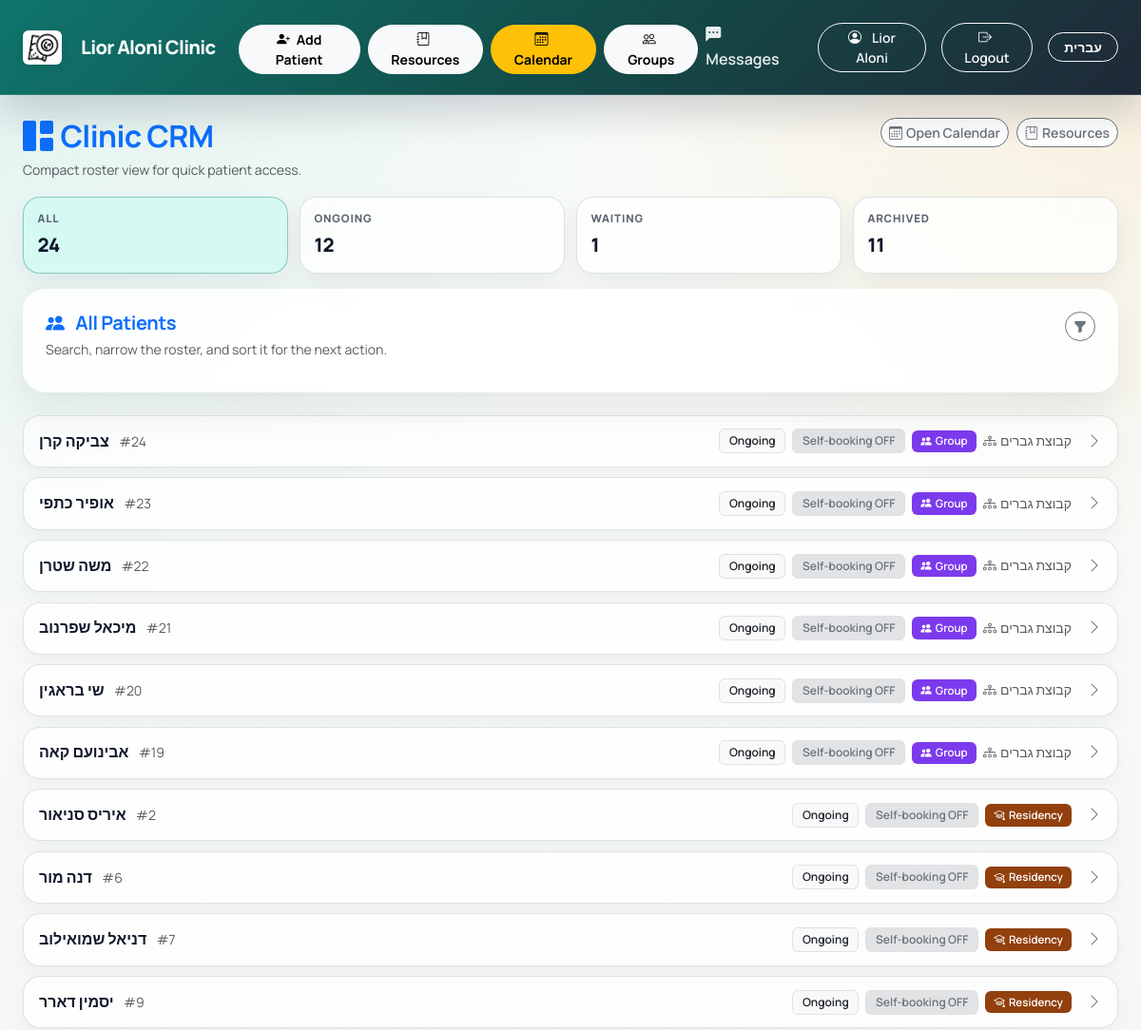
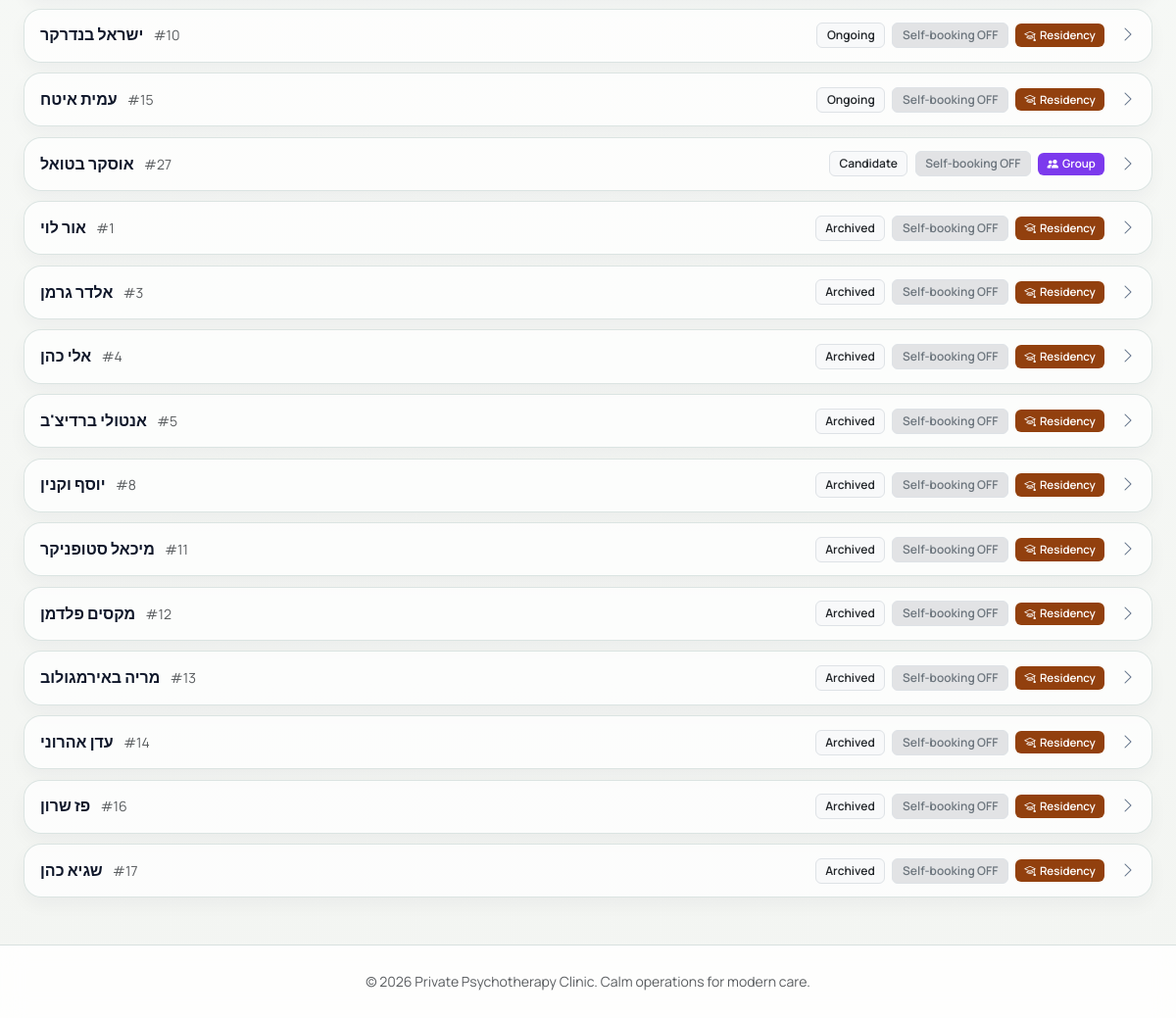
Page /crm (signed in) on the committed database (2 pictures, top to bottom).
### tables this page shows
CREATE TABLE users (
    id INTEGER PRIMARY KEY AUTOINCREMENT,
    username TEXT NOT NULL UNIQUE,
    display_name TEXT,
    password_hash TEXT NOT NULL,
    role TEXT NOT NULL CHECK(role IN ('admin', 'patient')),
    totp_secret TEXT,
    totp_enabled BOOLEAN DEFAULT 0,
    force_password_change BOOLEAN DEFAULT 0,
    email TEXT,
    phone TEXT,
    id_number TEXT,
    birth_date DATE,
    patient_id INTEGER,
    is_active BOOLEAN DEFAULT 1,
    created_at TIMESTAMP DEFAULT CURRENT_TIMESTAMP,
    FOREIGN KEY (patient_id) REFERENCES patients (id)
);

CREATE TABLE patients (
    id INTEGER PRIMARY KEY AUTOINCREMENT,
    name TEXT NOT NULL,
    email TEXT,
    phone TEXT,
    birth_date DATE,
    id_number TEXT,
    status TEXT NOT NULL, -- 'ongoing', 'archived', 'candidate'
    is_deleted BOOLEAN DEFAULT 0,
    deleted_at TIMESTAMP,
    can_self_schedule BOOLEAN DEFAULT 0,
    patient_type TEXT DEFAULT 'private',
    has_intake_tab BOOLEAN DEFAULT 0,
    intake_assessment TEXT,
    intake_questionnaire TEXT,
    created_at TIMESTAMP DEFAULT CURRENT_TIMESTAMP
, background TEXT, treatment_info TEXT);

### app.py (the view)
@app.route('/crm')
@login_required
def crm_dashboard():
    if current_user.role != 'admin':
        return redirect(url_for('patient_home'))
    db = get_db()
    saved_filters = session.get('crm_filters', {})
    status = request.args.get('status', saved_filters.get('status', 'all')).strip()
    patient_type = request.args.get('patient_type', saved_filters.get('patient_type', 'all')).strip()
    search_query = request.args.get('q', saved_filters.get('q', '')).strip()
    sort_by = request.args.get('sort', saved_filters.get('sort', 'status_priority')).strip()
    if status not in {'all', 'ongoing', 'candidate', 'waiting', 'waiting for scheduling', 'archived'}:
        status = 'all'
    if patient_type not in {'all', 'private', 'residency', 'initial-intake', 'diagnosee', 'group'}:
        patient_type = 'all'
    if sort_by not in {'status_priority', 'name_asc', 'name_desc', 'newest', 'oldest'}:
        sort_by = 'status_priority'
    session['crm_filters'] = {
        'status': status,
        'patient_type': patient_type,
        'q': search_query,
        'sort': sort_by
    }
    patients = fetch_patients_by_status(db, status, patient_type=patient_type, search_query=search_query, sort_by=sort_by, admin_user_id=current_user.id)
    counts_row = db.execute('''
        SELECT
            COUNT(*) AS all_count,
            SUM(CASE WHEN status = 'ongoing' THEN 1 ELSE 0 END) AS ongoing_count,
            SUM(CASE WHEN status IN ('candidate', 'waiting for scheduling', 'waiting') THEN 1 ELSE 0 END) AS candidate_waiting_count,
            SUM(CASE WHEN status = 'archived' THEN 1 ELSE 0 END) AS archived_count
        FROM patients
        WHERE COALESCE(is_deleted, 0) = 0
    ''').fetchone()
    counts = {
        'all': counts_row['all_count'] or 0,
        'ongoing': counts_row['ongoing_count'] or 0,
        'candidate_waiting': counts_row['candidate_waiting_count'] or 0,
        'archived': counts_row['archived_count'] or 0
    }
    reminders = send_appointment_reminders(db)
    return render_template('crm.html', patients=patients, status=status, counts=counts,
                           patient_type=patient_type, search_query=search_query, sort_by=sort_by,
                           reminders=reminders)

### templates/crm.html (shortened to what this page needs)
{% extends 'layout.html' %}
{% block content %}
<div class="d-flex justify-content-between align-items-start flex-wrap gap-3 mb-3">
    <div>
        <h2 class="mb-1 text-primary fw-bold"><i class="bi bi-grid-1x2-fill me-2"></i>{{ t('Clinic CRM') }}</h2>
        <p class="text-muted small mb-0">{{ t('Compact roster view for quick patient access.') }}</p>
    </div>
    <div class="d-flex flex-wrap gap-2">
        <a href="{{ url_for('weekly_calendar') }}" class="btn btn-outline-secondary bg-white btn-sm">
            <i class="bi bi-calendar3 me-1"></i>{{ t('Open Calendar') }}
        </a>
        <a href="{{ url_for('manage_resources') }}" class="btn btn-outline-secondary bg-white btn-sm">
            <i class="bi bi-journal-bookmark me-1"></i>{{ t('Resources') }}
        </a>
    </div>
</div>
<div class="crm-summary-strip mb-3">
    <a class="text-decoration-none" href="{{ url_for('crm_dashboard', status='all', patient_type=patient_type, q=search_query, sort=sort_by) }}">
        <div class="crm-summary-mini {% if status == 'all' %}active{% endif %}">
            <span class="crm-summary-label">{{ t('All') }}</span>
            <span class="crm-summary-value">{{ counts['all'] }}</span>
        </div>
    </a>
    <a class="text-decoration-none" href="{{ url_for('crm_dashboard', status='ongoing', patient_type=patient_type, q=search_query, sort=sort_by) }}">
        <div class="crm-summary-mini {% if status == 'ongoing' %}active{% endif %}">
            <span class="crm-summary-label">{{ t('Ongoing') }}</span>
            <span class="crm-summary-value">{{ counts['ongoing'] }}</span>
        </div>
    </a>
    <a class="text-decoration-none" href="{{ url_for('crm_dashboard', status='candidate', patient_type=patient_type, q=search_query, sort=sort_by) }}">
        <div class="crm-summary-mini {% if status in ['candidate', 'waiting', 'waiting for scheduling'] %}active{% endif %}">
            <span class="crm-summary-label">{{ t('Waiting') }}</span>
            <span class="crm-summary-value">{{ counts['candidate_waiting'] }}</span>
        </div>
    </a>
    <a class="text-decoration-none" href="{{ url_for('crm_dashboard', status='archived', patient_type=patient_type, q=search_query, sort=sort_by) }}">
        <div class="crm-summary-mini {% if status == 'archived' %}active{% endif %}">
            <span class="crm-summary-label">{{ t('Archived') }}</span>
            <span class="crm-summary-value">{{ counts['archived'] }}</span>
        </div>
    </a>
</div>
<div class="card border-0 shadow-sm mb-4">
    <div class="card-body p-3 p-lg-4">
        <div class="d-flex justify-content-between align-items-start flex-wrap gap-3 mb-2">
            <div>
                <h5 class="mb-1 fw-bold text-primary">
                    <i class="bi bi-people-fill me-2"></i>
                    {% if status == 'all' %}
                        {{ t('All Patients') }}
                    {% elif status in ['candidate', 'waiting for scheduling', 'waiting'] %}
                        {{ t('Candidates & Waiting') }}
                    {% else %}
                        {{ t(status|capitalize) }} {{ t('Patients') }}
                    {% endif %}
                </h5>
                <p class="text-muted small mb-0">{{ t('Search, narrow the roster, and sort it for the next action.') }}</p>
            </div>
            <button class="btn btn-sm btn-outline-secondary rounded-pill" type="button" data-bs-toggle="collapse" data-bs-target="#crmFiltersCollapse" aria-expanded="false" aria-controls="crmFiltersCollapse">
                <i class="bi bi-funnel-fill"></i>
            </button>
        </div>
    </div>
</div>
<div class="crm-patient-list" id="patientsContainer">
    {% for patient in patients %}
        <div class="crm-patient-row patient-card-clickable {% if patient['patient_type'] in ['initial-intake', 'diagnosee'] or patient['status'] == 'candidate' %}patient-status-candidate{% elif patient['status'] == 'ongoing' %}patient-status-ongoing{% elif patient['status'] in ['waiting for scheduling', 'waiting'] %}patient-status-waiting{% else %}patient-status-archived{% endif %}" data-href="{{ url_for('patient_detail', patient_id=patient['id'], tab='intake' if patient['patient_type'] in ['initial-intake', 'diagnosee'] or patient['has_intake_tab'] else 'info') }}">
            <div class="crm-patient-main">
                <div class="crm-patient-name-wrap">
                    <span class="crm-patient-name">{{ patient['name'] }}</span>
                    <span class="text-muted small">#{{ patient['id'] }}</span>
                </div>
                <div class="crm-patient-meta">
                    <span class="badge bg-light text-dark border">{{ t(patient['status']|capitalize) }}</span>
                    {% if patient['can_self_schedule'] %}
                    <span class="badge bg-success-subtle text-success border">Self-booking ON</span>
                    {% else %}
                    <span class="badge bg-secondary-subtle text-secondary border">Self-booking OFF</span>
                    {% endif %}
                    {% if patient['patient_type'] == 'residency' %}
                    <span class="badge" style="background:#92400e;font-size:0.72em;"><i class="bi bi-mortarboard me-1"></i>{{ t('Residency') }}</span>
                    {% elif patient['patient_type'] == 'group' %}
                    <span class="badge" style="background:#7c3aed;font-size:0.72em;"><i class="bi bi-people-fill me-1"></i>{{ t('Group') }}</span>
                    {% elif patient['patient_type'] == 'initial-intake' %}
                    <span class="badge" style="background:#1d4ed8;font-size:0.72em;"><i class="bi bi-clipboard2-pulse me-1"></i>{{ t('Intake') }}</span>
                    {% elif patient['patient_type'] == 'diagnosee' %}
                    <span class="badge" style="background:#0b7285;font-size:0.72em;"><i class="bi bi-clipboard2-check me-1"></i>{{ t('Diagnosee') }}</span>
                    {% else %}
                    <span class="badge" style="background:#0f766e;font-size:0.72em;"><i class="bi bi-person me-1"></i>{{ t('Private') }}</span>
                    {% endif %}
                    {% if patient['group_names'] %}
                    <span class="text-muted small"><i class="bi bi-diagram-3 me-1"></i>{{ patient['group_names'] }}</span>
                    {% endif %}
                </div>
            </div>
            <span class="crm-patient-arrow"><i class="bi bi-chevron-right"></i></span>
        </div>
    {% endfor %}
</div>
{% endblock %}

### templates/layout.html (shortened to what this page needs)
<!doctype html>
<html lang="{{ lang }}" data-density="{{ ui_density or 'balanced' }}" {% if lang == 'he' %}dir="rtl"{% endif %}>
<head>
    {% if lang == 'he' %}
    <link rel="stylesheet" href="https://cdn.jsdelivr.net/npm/bootstrap@5.3.3/dist/css/bootstrap.rtl.min.css">
    <link href="https://fonts.googleapis.com/css2?family=Heebo:wght@400;500;600;700;800&display=swap" rel="stylesheet">
    <style>
        body, button, input, select, textarea, .btn, .nav-link, .badge, .form-control, .form-select { font-family: 'Heebo', sans-serif !important; }
    </style>
    {% else %}
    <link href="https://cdn.jsdelivr.net/npm/bootstrap@5.3.3/dist/css/bootstrap.min.css" rel="stylesheet">
    {% endif %}
    <link rel="stylesheet" href="https://cdn.jsdelivr.net/npm/bootstrap-icons@1.11.3/font/bootstrap-icons.min.css">
    <link rel="stylesheet" href="{{ url_for('static', filename='style.css') }}">
</head>
<body>
    <nav class="navbar navbar-expand-lg navbar-dark bg-primary mb-4 sticky-top">
        <div class="container-fluid app-container px-3 px-xl-4">
            <a class="navbar-brand d-flex align-items-center" href="{% if current_user.is_authenticated and current_user.role == 'admin' %}{{ url_for('crm_dashboard') }}{% else %}{{ url_for('index') }}{% endif %}">
                <img src="{{ url_for('static', filename='logo.png') }}" alt="logo" style="height:36px;width:auto;object-fit:contain;" class="me-2 rounded">
                <span>{% if lang == 'he' %}ליאור אלוני{% else %}Lior Aloni Clinic{% endif %}</span>
            </a>
            <div class="collapse navbar-collapse" id="navbarNav">
                <ul class="navbar-nav me-auto">
                    {% if current_user.is_authenticated and current_user.role == 'admin' %}
                        <li class="nav-item ms-lg-2">
                            <a class="btn btn-light btn-sm mt-1 fw-bold" href="{{ url_for('add_patient') }}">
                                <i class="bi bi-person-plus-fill me-1"></i> {{ t('Add Patient') }}
                            </a>
                        </li>
                        <li class="nav-item ms-lg-2">
                            <a class="btn btn-light btn-sm mt-1 fw-bold" href="{{ url_for('manage_resources') }}">
                                <i class="bi bi-journal-bookmark me-1"></i> {{ t('Resources') }}
                            </a>
                        </li>
                        <li class="nav-item ms-lg-2">
                            <a class="btn btn-warning btn-sm mt-1 fw-bold" href="{{ url_for('weekly_calendar') }}">
                                <i class="bi bi-calendar3 me-1"></i> Calendar
                            </a>
                        </li>
                        <li class="nav-item ms-lg-2">
                            <a class="btn btn-light btn-sm mt-1 fw-bold" href="{{ url_for('groups_dashboard') }}">
                                <i class="bi bi-people me-1"></i> Groups
                            </a>
                        </li>
                    {% elif current_user.is_authenticated and current_user.role == 'patient' %}
                        <li class="nav-item">
                            <a class="nav-link" href="{{ url_for('weekly_calendar') }}">
                                <i class="bi bi-calendar3 me-1"></i> Calendar
                            </a>
                        </li>
                    {% endif %}
                </ul>
                <ul class="navbar-nav ms-auto align-items-center">
                    {% if current_user.is_authenticated %}
                        <li class="nav-item me-3">
                            <a href="#" class="nav-link text-white small" data-bs-toggle="offcanvas" data-bs-target="#messagesOffcanvas" aria-controls="messagesOffcanvas">
                                <i class="bi bi-chat-left-dots-fill me-1"></i> {{ t('Messages') }}
                            </a>
                        </li>
                        <li class="nav-item me-3">
                            {% if current_user.role == 'admin' %}
                            <a class="btn btn-outline-light btn-sm rounded-pill" href="{{ url_for('admin_profile') }}">
                                <i class="bi bi-person-circle me-1"></i>
                                {{ current_user.display_name or current_user.username }}
                            </a>
                            {% else %}
                            <span class="nav-link text-white-50 small">
                                <i class="bi bi-person-circle me-1"></i> {{ current_user.username }}
                            </span>
                            {% endif %}
                        </li>
                        <li class="nav-item">
                            <a class="btn btn-outline-light btn-sm rounded-pill px-3" href="{{ url_for('logout') }}">
                                <i class="bi bi-box-arrow-right me-1"></i> {{ t('Logout') }}
                            </a>
                        </li>
                    {% else %}
                        <li class="nav-item">
                            <a class="btn btn-outline-light btn-sm rounded-pill px-4" href="{{ url_for('login') }}">{{ t('Login') }}</a>
                        </li>
                    {% endif %}
                    <li class="nav-item ms-3">
                        <a href="{{ url_for('set_lang', lang='he' if lang == 'en' else 'en') }}" class="btn btn-sm btn-outline-light">
                            {% if lang == 'en' %}עברית{% else %}English{% endif %}
                        </a>
                    </li>
                </ul>
            </div>
        </div>
    </nav>
    <main class="container-fluid app-container app-shell mb-5 px-3 px-xl-4">
        {% block content %}{% endblock %}
    </main>
    <footer class="py-4 mt-auto">
        <div class="container-fluid app-container text-center px-3 px-xl-4">
             <span class="text-muted small">© 2026 Private Psychotherapy Clinic. Calm operations for modern care.</span>
        </div>
    </footer>
    <div class="toast-container position-fixed bottom-0 end-0 p-3" id="notificationContainer"></div>
</body>
</html>

### rows in the picture
users: display_name "Lior Aloni"
patients: name "צביקה קרן", id "24", status "Ongoing", can_self_schedule "Self-booking OFF", patient_type "Group", group_names "קבוצת גברים"
patients: name "אופיר כתפי", id "23", status "Ongoing", can_self_schedule "Self-booking OFF", patient_type "Group", group_names "קבוצת גברים"
patients: name "משה שטרן", id "22", status "Ongoing", can_self_schedule "Self-booking OFF", patient_type "Group", group_names "קבוצת גברים"
patients: name "מיכאל שפרנוב", id "21", status "Ongoing", can_self_schedule "Self-booking OFF", patient_type "Group", group_names "קבוצת גברים"
patients: name "שי בראגין", id "20", status "Ongoing", can_self_schedule "Self-booking OFF", patient_type "Group", group_names "קבוצת גברים"
patients: name "אבינועם קאה", id "19", status "Ongoing", can_self_schedule "Self-booking OFF", patient_type "Group", group_names "קבוצת גברים"
patients: name "איריס סניאור", id "2", status "Ongoing", can_self_schedule "Self-booking OFF", patient_type "Residency"
patients: name "דנה מור", id "6", status "Ongoing", can_self_schedule "Self-booking OFF", patient_type "Residency"
patients: name "דניאל שמואילוב", id "7", status "Ongoing", can_self_schedule "Self-booking OFF", patient_type "Residency"
patients: name "יסמין דארר", id "9", status "Ongoing", can_self_schedule "Self-booking OFF", patient_type "Residency"
patients: name "ישראל בנדרקר", id "10", status "Ongoing", can_self_schedule "Self-booking OFF", patient_type "Residency"
patients: name "עמית איטח", id "15", status "Ongoing", can_self_schedule "Self-booking OFF", patient_type "Residency"
patients: name "אוסקר בטואל", id "27", status "Candidate", can_self_schedule "Self-booking OFF", patient_type "Group"
patients: name "אור לוי", id "1", status "Archived", can_self_schedule "Self-booking OFF", patient_type "Residency"
patients: name "אלדר גרמן", id "3", status "Archived", can_self_schedule "Self-booking OFF", patient_type "Residency"
patients: name "אלי כהן", id "4", status "Archived", can_self_schedule "Self-booking OFF", patient_type "Residency"
patients: name "אנטולי ברדיצ'ב", id "5", status "Archived", can_self_schedule "Self-booking OFF", patient_type "Residency"
patients: name "יוסף וקנין", id "8", status "Archived", can_self_schedule "Self-booking OFF", patient_type "Residency"
patients: name "מיכאל סטופניקר", id "11", status "Archived", can_self_schedule "Self-booking OFF", patient_type "Residency"
patients: name "מקסים פלדמן", id "12", status "Archived", can_self_schedule "Self-booking OFF", patient_type "Residency"
patients: name "מריה באירמגולוב", id "13", status "Archived", can_self_schedule "Self-booking OFF", patient_type "Residency"
patients: name "עדן אהרוני", id "14", status "Archived", can_self_schedule "Self-booking OFF", patient_type "Residency"
patients: name "פז שרון", id "16", status "Archived", can_self_schedule "Self-booking OFF", patient_type "Residency"
patients: name "שגיא כהן", id "17", status "Archived", can_self_schedule "Self-booking OFF", patient_type "Residency"

### other values in the picture
{{ t('Add Patient') }} "Add Patient"
{{ t('Resources') }} "Resources"
{{ t('Messages') }} "Messages"
{{ t('Logout') }} "Logout"
{{ t('Clinic CRM') }} "Clinic CRM"
{{ t('Compact roster view for quick patient access.') }} "Compact roster view for quick patient access."
{{ t('Open Calendar') }} "Open Calendar"
{{ t('All') }} "ALL"
{{ counts['all'] }} "24"
{{ t('Ongoing') }} "ONGOING"
{{ counts['ongoing'] }} "12"
{{ t('Waiting') }} "WAITING"
{{ counts['candidate_waiting'] }} "1"
{{ t('Archived') }} "ARCHIVED"
{{ counts['archived'] }} "11"
